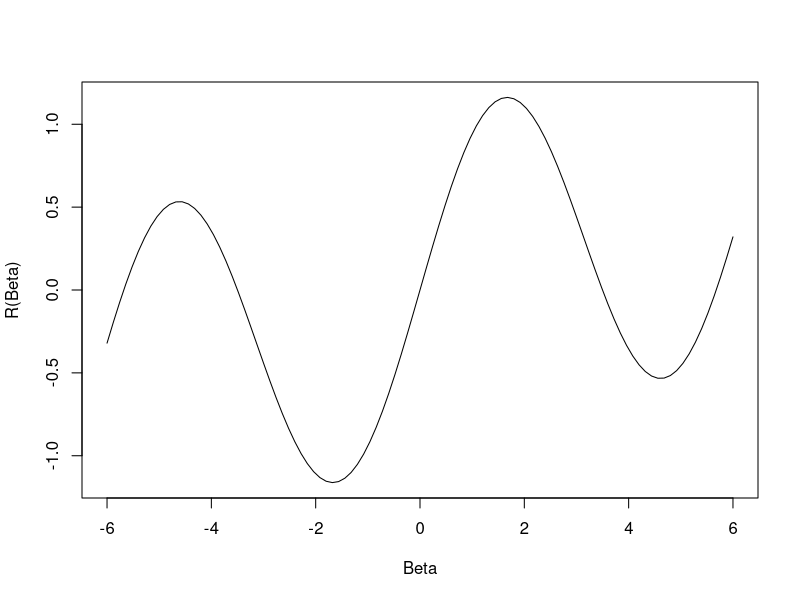
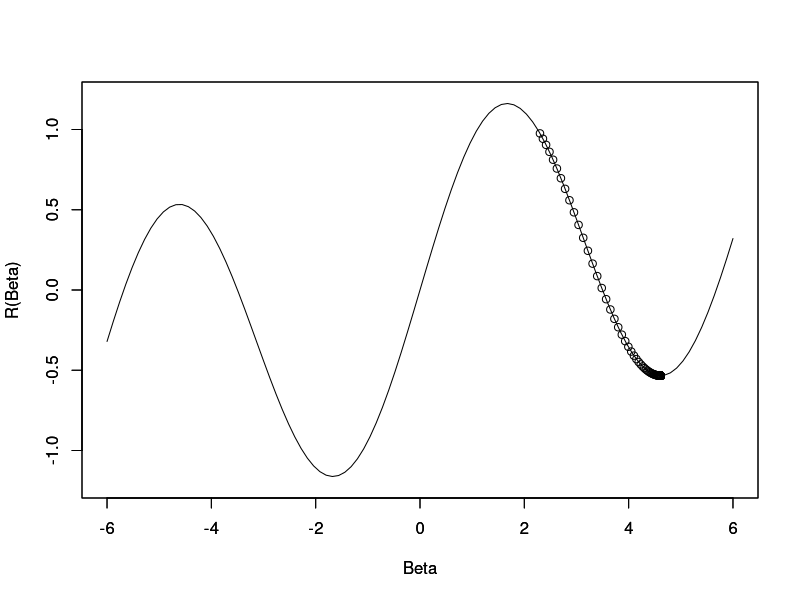
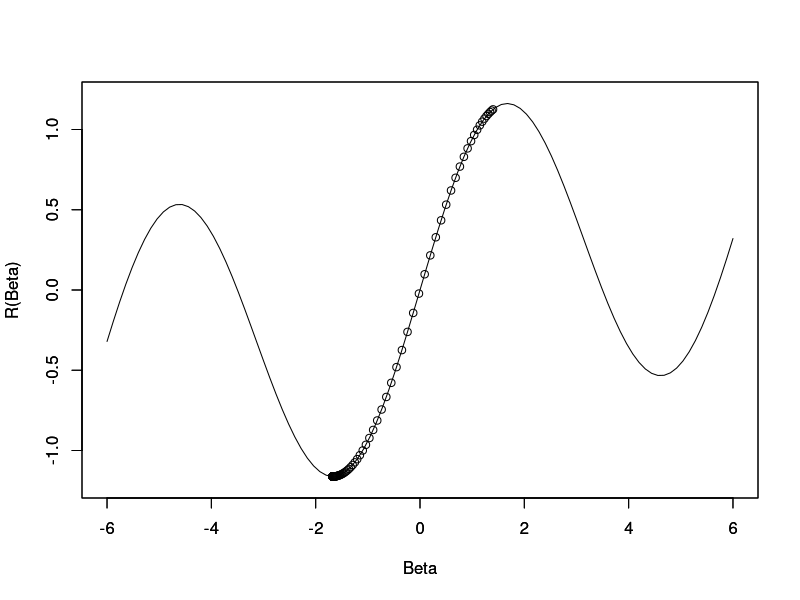

Write R code to recreate these figures, in order.
## ---- chunk 1
W_1j = 0:4
W_2j = -(5:9)
W_1k = 0:2
W_2k = 3:5
W_3k = -(6:8)
beta_n = 0:3

X = 3:6

v11 = W_1j %*% c(1, X)
A11 = ifelse(v11>0, v11, 0)

v12 = W_2j %*% c(1, X)
A12 = ifelse(v12>0, v12, 0)

v21 = W_1k %*% rbind(1, A11, A12)
A21 = ifelse(v21>0, v21, 0)

v22 = W_2k %*% rbind(1, A11, A12)
A22 = ifelse(v22>0, v22, 0)

v23 = W_3k %*% rbind(1, A11, A12)
A23 = ifelse(v23>0, v23, 0)

fx = beta_n %*% c(1, A21, A22, A23)
fx

## ---- chunk 2

curve(sin(x)+x/10, from=-6, to=6, 
      xlab="Beta", ylab="R(Beta)")

## ---- chunk 3
R  = function(beta){sin(beta) + beta/10}
dR = function(beta){cos(beta) + 1/10}
newBeta = function(beta){beta - L*dR(beta)}

descent = function(beta0){
  betaArray = c(beta0)
  for(n in 1:1000){
    betaArray = c(betaArray, newBeta(betaArray[n]))
  } 
  betaArray
}

plotDescent = function(betas){
  curve(sin(x)+x/10, from=-6, to=6, 
        xlab="Beta", ylab="R(Beta)",
        xlim = c(-6,6), ylim=c(-1.2, 1.2))
  par(new=TRUE)
  plot(x=betas, y=R(betas),
       xlab="Beta", ylab="R(Beta)",
       xlim = c(-6,6), ylim=c(-1.2, 1.2))
}


#Let's find the minimum when beta0 = 2.3
L = 0.1
beta0 = 2.3
allBetas = descent(beta0)
cat("Beta: ", tail(allBetas, 1),
    "\tR: ", tail(R(allBetas), 1))
plotDescent(allBetas)


## ---- chunk 4

#Let's find the minimum when beta0 = 1.4
beta0 = 1.4
allBetas = descent(beta0)
cat("Beta: ", tail(allBetas, 1),
    "\tR: ", tail(R(allBetas), 1))
plotDescent(allBetas)

